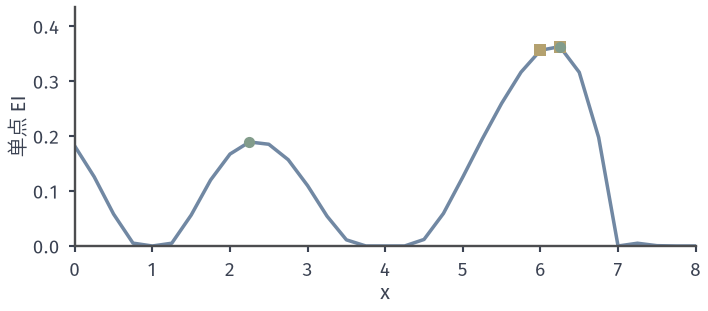

Python code for this plot:
from pathlib import Path
import sys
ROOT = next(p for p in Path(__file__).resolve().parents if (p/'build.sh').is_file() and (p/'tex/book.tex').is_file())
sys.path.insert(0, str(ROOT/'figures/05-optimization/05-stochastic-optimization/matplotlib/bo-common'))
from bo_common import *
# 四次读数后在 0.25 网格上选两点：单点 EI 前二 vs 联合 qEI（公共随机数 40000）。
xs=np.linspace(0,8,33);xo=np.array(RUN_X[:4]);yo=f(xo);b0=yo.min()
m,S=posterior(xo,yo,xs,full=True);s=np.sqrt(np.maximum(np.diag(S),0));L=np.linalg.cholesky(S+1e-8*np.eye(33))
rng=np.random.default_rng(2);D=m[:,None]+L@rng.standard_normal((33,40000));E_=ei(b0,m,s)
order=np.argsort(-E_);top=order[:2]
def q(i,j): return np.mean(np.maximum(b0-np.minimum(D[i],D[j]),0))
Q=np.zeros((33,33))
for i in range(33):
    for j in range(i+1,33): Q[i,j]=Q[j,i]=q(i,j)
bi,bj=np.unravel_index(Q.argmax(),Q.shape)
fig,ax=figure(width_mm=100,height_mm=44)
ax.plot(xs,E_,color=BLUE,lw=1.4);ax.scatter(xs[top],E_[top],s=22,color=YELLOW,lw=0,zorder=5,marker='s');ax.scatter(xs[[bi,bj]],E_[[bi,bj]],s=20,color=GREEN,lw=0,zorder=6)
ax.set_xlim(0,8);ax.set_xticks(range(9));ax.set_ylim(0,E_.max()*1.2);axes_style(ax,'$x$','单点 EI')
print('top two',xs[top],E_[top],'qEI top',q(*top),'joint',xs[bi],xs[bj],Q.max(),'sum top EI',E_[top].sum())
FACTS={'top_two':xs[top].tolist(),'joint_pair':[float(xs[bi]),float(xs[bj])],'qEI_top_two':float(q(*top)),'qEI_joint':float(Q.max())}
save(fig, Path(__file__).resolve().parent, 'figure', FACTS)
